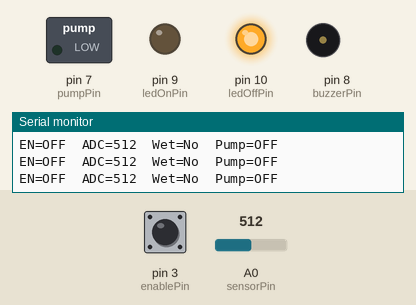
A sketch run on a simulated Arduino Uno, built with avr-gcc and run on an emulated ATmega328P. Parts: switched loads named in the sketch (green lamp = pin HIGH), output pins drawn as LEDs (lit = HIGH), buzzer (waves = sounding, pin HIGH), the last lines printed to the serial monitor. Dashed ring = blinking. The inputs (shaded band) are chosen by the test bench; at power-on: pin 3 (enablePin) HIGH, A0 (sensorPin) = 512.

Above: at 1.2 s.
1.3 s: pin 3 (enablePin) pulled LOW for 0.15 s
At 2.3 s:
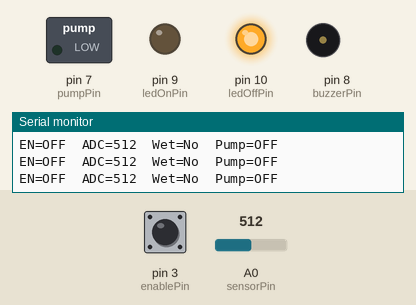
2.9 s: A0 (sensorPin) set to 542
5.9 s: A0 (sensorPin) set to 570
7.9 s: pin 3 (enablePin) pulled LOW for 1 s
At 8.3 s:
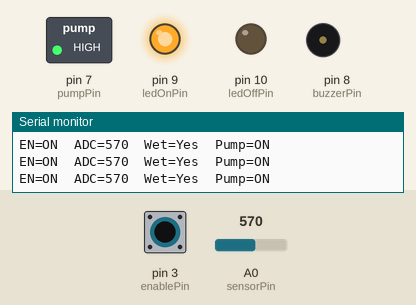
10.4 s: pin 3 (enablePin) pulsed LOW 2 times (0.12 s each, 0.3 s apart)
At 10.78 s:
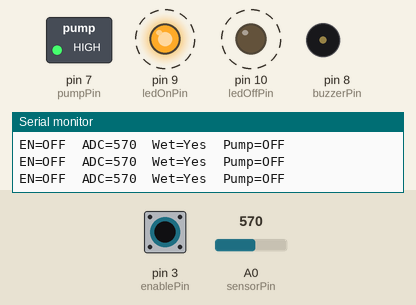
14.0 s: pin 3 (enablePin) pulled LOW for 3.2 s
At 14.3 s:
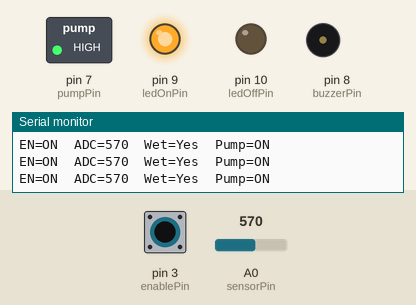
Timing chart, 0 to 18.7 s (numbered marks = the images above; inputs shaded):
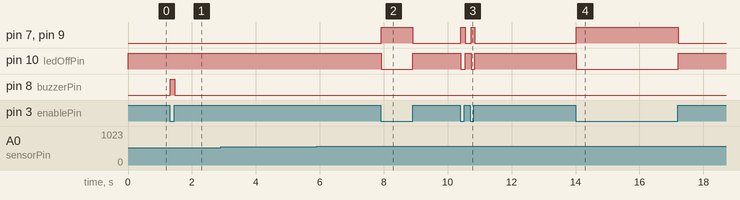

Measured:
- after the input at 1.3 s, pin 8 (buzzerPin): LOW → HIGH at once, → LOW 0.14 s later
- after the input at 7.9 s, pin 7 (pumpPin), pin 9 (ledOnPin): LOW → HIGH at once, → LOW 0.99 s later; pin 10 (ledOffPin): HIGH → LOW at once, → HIGH 0.99 s later
- after the input at 10.4 s, pin 7 (pumpPin), pin 9 (ledOnPin): alternates HIGH for 0.12 s and LOW for 0.19 s, 4 changes in all, then stays LOW, starting at once; pin 10 (ledOffPin): alternates HIGH for 0.19 s and LOW for 0.12 s, 4 changes in all, then stays HIGH, starting at once
- after the input at 14.0 s, pin 7 (pumpPin), pin 9 (ledOnPin): LOW → HIGH at once, → LOW 3.2 s later; pin 10 (ledOffPin): HIGH → LOW at once, → HIGH 3.2 s later

The sketch:

Automatic_water_dispenser.ino
```cpp
// --- Pins ---
const int pumpPin    = 7;    // MOSFET gate
const int sensorPin  = A0;   // water level sensor
const int buzzerPin  = 8;    // buzzer
const int enablePin  = 3;    // switch (INPUT_PULLUP)
const int ledOnPin   = 9;    // Pump ON LED
const int ledOffPin  = 10;   // Pump OFF LED

// --- Thresholds (tuned for sensor) ---
const int DRY_THRESHOLD  = 120;
const int WET_THRESHOLD  = 560;

bool pumpOn = false;
bool sensorWet = false;

void setup() {
pinMode(pumpPin, OUTPUT);
pinMode(buzzerPin, OUTPUT);
pinMode(enablePin, INPUT_PULLUP);
pinMode(ledOnPin, OUTPUT);
pinMode(ledOffPin, OUTPUT);

Serial.begin(9600);
}

void setPump(bool on) {
digitalWrite(pumpPin, on ? HIGH : LOW);
digitalWrite(ledOnPin, on ? HIGH : LOW);
digitalWrite(ledOffPin, on ? LOW : HIGH);
pumpOn = on;
}

void loop() {
bool enabled = (digitalRead(enablePin) == LOW);
int adc = analogRead(sensorPin);

if (!sensorWet && adc > WET_THRESHOLD) sensorWet = true;
if (sensorWet && adc < DRY_THRESHOLD) sensorWet = false;

if (!enabled) {
setPump(false);
digitalWrite(buzzerPin, LOW);
} else {
if (sensorWet) {
setPump(true);
digitalWrite(buzzerPin, LOW);
} else {
setPump(false);
digitalWrite(buzzerPin, HIGH);
}
}

Serial.print("EN="); Serial.print(enabled ? "ON" : "OFF");
Serial.print("  ADC="); Serial.print(adc);
Serial.print("  Wet="); Serial.print(sensorWet ? "Yes" : "No");
Serial.print("  Pump="); Serial.println(pumpOn ? "ON" : "OFF");
}
```
